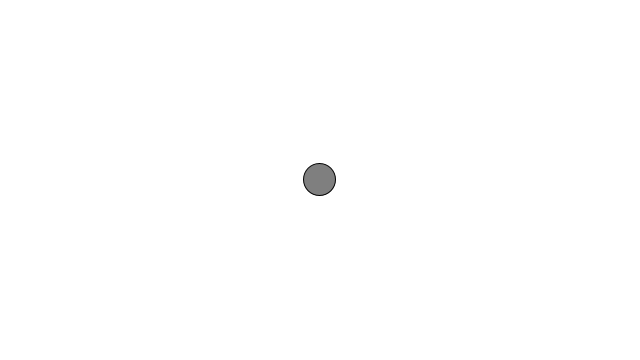
Frame 1 (no input)
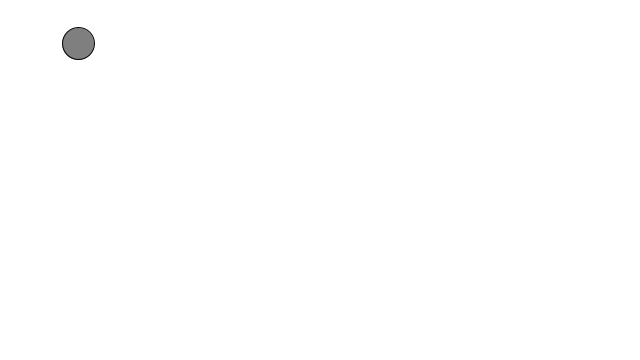
Frame 60 (the mouse pressed at the canvas centre just before this capture)
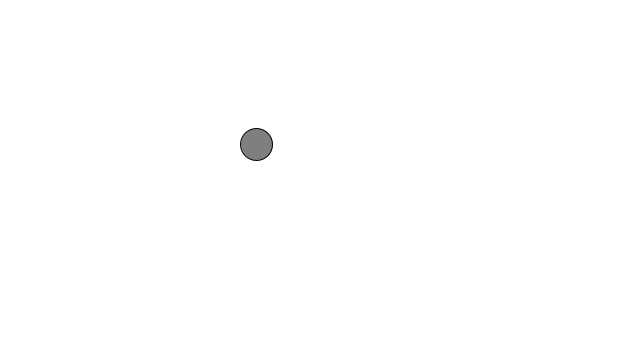
Frame 120 (the mouse held since frame 60 and released just before this capture)

The Processing sketch that drew these frames (run headless with seeded random() and noise(); from frame 60 on, the mouse is pressed at the canvas centre):

// Processing sketch: MoveTowardMouse
// ── MoveTowardMouse.pde
PVector location;
PVector velocity;
Mover m1;

void setup(){
  size(640,360);
  location = new PVector(100,100);
  velocity = new PVector(random(0,10),random(3,10));
  m1 = new Mover();
}

void draw(){
  
  background(255);
  
  m1.update();
  m1.checkEdges();
  m1.display();
}
// ── Mover.pde
class Mover{
  
  PVector location;
  PVector velocity;
  PVector acceleration;
  float topspeed;
  float tx;
  
  Mover(){
    location = new PVector(width/2, height/2);
    velocity = new PVector(0,0);
    acceleration = new PVector(-0.001, 0.01);
    topspeed = 5;
    tx = 0;
  }
  
  void update(){
    
    PVector mouse = new PVector(mouseX,mouseY);
    PVector dir = PVector.sub(mouse, location);
    
    dir.normalize();
    dir.mult(0.5);
    
    acceleration = dir;
    
    velocity.add(acceleration);
    velocity.limit(topspeed);
    location.add(velocity);
  }
  
  
  void display(){
    stroke(0);
    fill(127);
    ellipse(location.x, location.y, 32, 32);
  }
  
  void checkEdges(){
  if ((location.x > width) || (location.x < 0)){
    velocity.x = velocity.x * -1;
  }
  
  if ((location.y > height) || (location.y < 0)){
    velocity.y = velocity.y * -1;
  }
 }
}
